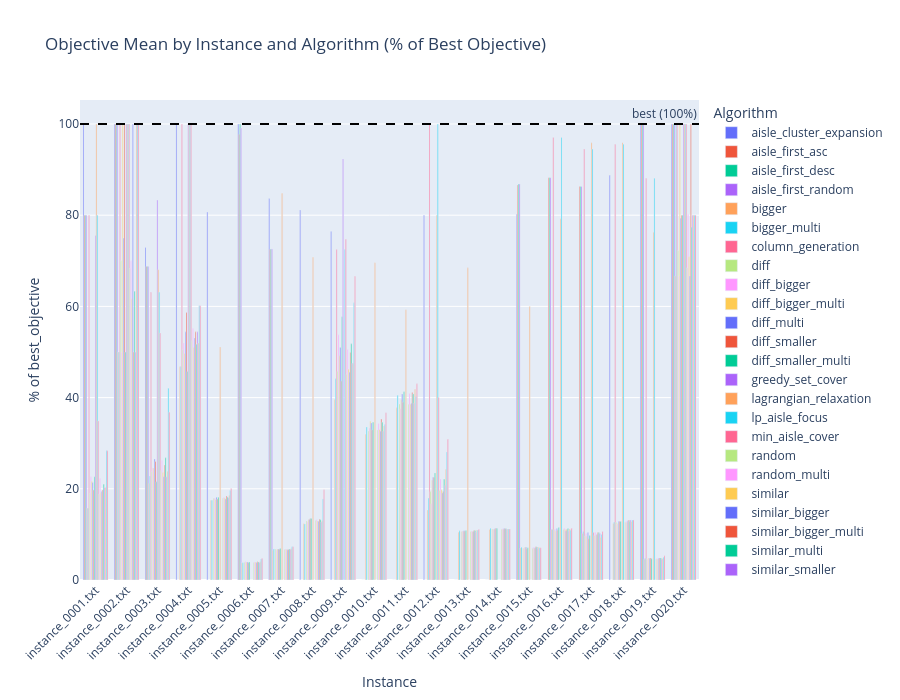

The notebook cell this image was saved under:
### Code cell
# Objective Mean as % of Best Objective

objective_plot = (
    df.pivot_table(
        index='instance',
        columns='algorithm',
        values='objective_mean',
        aggfunc='mean'
    )
    .sort_index()
    .fillna(0)
)

best_objective_by_instance = (
    df[['instance', 'best_objective']]
    .drop_duplicates(subset='instance')
    .set_index('instance')['best_objective']
)

objective_pct_plot = objective_plot.div(best_objective_by_instance, axis=0) * 100
objective_pct_plot = objective_pct_plot.replace([float('inf'), -float('inf')], 0).fillna(0)

fig = go.Figure()
for algo in objective_pct_plot.columns:
    fig.add_trace(go.Bar(
        name=algo,
        x=objective_pct_plot.index,
        y=objective_pct_plot[algo],
        hovertemplate=f'<b>{algo}</b><br>Instance: %{{x}}<br>%{{y:.1f}}% of best<extra></extra>'
    ))

fig.add_hline(y=100, line_dash='dash', line_color='black', annotation_text='best (100%)')

fig.update_layout(
    barmode='group',
    title='Objective Mean by Instance and Algorithm (% of Best Objective)',
    xaxis_title='Instance',
    yaxis_title='% of best_objective',
    legend_title='Algorithm',
    height=700,
    xaxis_tickangle=-45,
)
fig.show()

### Figure 1 — Plotly figure (JSON) as saved in the notebook; plotly's stock layout.template omitted (floating-point values rounded to 4 significant figures)
{"data": [{"hovertemplate": "<b>aisle_cluster_expansion</b><br>Instance: %{x}<br>%{y:.1f}% of best<extra></extra>", "name": "aisle_cluster_expansion", "type": "bar", "x": ["instance_0001.txt", "instance_0002.txt", "instance_0003.txt", "instance_0004.txt", "instance_0005.txt", "instance_0006.txt", "instance_0007.txt", "instance_0008.txt", "instance_0009.txt", "instance_0010.txt", "instance_0011.txt", "instance_0012.txt", "instance_0013.txt", "instance_0014.txt", "instance_0015.txt", "instance_0016.txt", "instance_0017.txt", "instance_0018.txt", "instance_0019.txt", "instance_0020.txt"], "y": [100.0, 100.0, 72.92, 100.0, 80.67, 100.0, 83.68, 81.13, 76.42, 0.0, 0.0, 80.0, 0.0, 0.0, 80.19, 0.0, 0.0, 88.74, 100.0, 100.0]}, {"hovertemplate": "<b>aisle_first_asc</b><br>Instance: %{x}<br>%{y:.1f}% of best<extra></extra>", "name": "aisle_first_asc", "type": "bar", "x": ["instance_0001.txt", "instance_0002.txt", "instance_0003.txt", "instance_0004.txt", "instance_0005.txt", "instance_0006.txt", "instance_0007.txt", "instance_0008.txt", "instance_0009.txt", "instance_0010.txt", "instance_0011.txt", "instance_0012.txt", "instance_0013.txt", "instance_0014.txt", "instance_0015.txt", "instance_0016.txt", "instance_0017.txt", "instance_0018.txt", "instance_0019.txt", "instance_0020.txt"], "y": [80.0, 100.0, 68.75, 0.0, 0.0, 97.68, 72.45, 0.0, 0.0, 0.0, 0.0, 0.0, 0.0, 0.0, 86.61, 88.24, 86.3, 0.0, 100.0, 100.0]}, {"hovertemplate": "<b>aisle_first_desc</b><br>Instance: %{x}<br>%{y:.1f}% of best<extra></extra>", "name": "aisle_first_desc", "type": "bar", "x": ["instance_0001.txt", "instance_0002.txt", "instance_0003.txt", "instance_0004.txt", "instance_0005.txt", "instance_0006.txt", "instance_0007.txt", "instance_0008.txt", "instance_0009.txt", "instance_0010.txt", "instance_0011.txt", "instance_0012.txt", "instance_0013.txt", "instance_0014.txt", "instance_0015.txt", "instance_0016.txt", "instance_0017.txt", "instance_0018.txt", "instance_0019.txt", "instance_0020.txt"], "y": [80.0, 100.0, 68.75, 0.0, 0.0, 100.0, 72.61, 0.0, 0.0, 0.0, 0.0, 0.0, 0.0, 0.0, 86.83, 88.24, 86.3, 0.0, 100.0, 100.0]}, {"hovertemplate": "<b>aisle_first_random</b><br>Instance: %{x}<br>%{y:.1f}% of best<extra></extra>", "name": "aisle_first_random", "type": "bar", "x": ["instance_0001.txt", "instance_0002.txt", "instance_0003.txt", "instance_0004.txt", "instance_0005.txt", "instance_0006.txt", "instance_0007.txt", "instance_0008.txt", "instance_0009.txt", "instance_0010.txt", "instance_0011.txt", "instance_0012.txt", "instance_0013.txt", "instance_0014.txt", "instance_0015.txt", "instance_0016.txt", "instance_0017.txt", "instance_0018.txt", "instance_0019.txt", "instance_0020.txt"], "y": [80.0, 100.0, 68.75, 0.0, 0.0, 99.13, 72.61, 0.0, 0.0, 0.0, 0.0, 0.0, 0.0, 0.0, 86.83, 88.24, 86.3, 0.0, 100.0, 100.0]}, {"hovertemplate": "<b>bigger</b><br>Instance: %{x}<br>%{y:.1f}% of best<extra></extra>", "name": "bigger", "type": "bar", "x": ["instance_0001.txt", "instance_0002.txt", "instance_0003.txt", "instance_0004.txt", "instance_0005.txt", "instance_0006.txt", "instance_0007.txt", "instance_0008.txt", "instance_0009.txt", "instance_0010.txt", "instance_0011.txt", "instance_0012.txt", "instance_0013.txt", "instance_0014.txt", "instance_0015.txt", "instance_0016.txt", "instance_0017.txt", "instance_0018.txt", "instance_0019.txt", "instance_0020.txt"], "y": [15.71, 50.0, 21.14, 46.75, 17.52, 3.755, 6.452, 12.35, 39.56, 31.97, 37.75, 15.34, 10.47, 11.1, 7.039, 11.06, 10.2, 12.39, 4.537, 66.67]}, {"hovertemplate": "<b>bigger_multi</b><br>Instance: %{x}<br>%{y:.1f}% of best<extra></extra>", "name": "bigger_multi", "type": "bar", "x": ["instance_0001.txt", "instance_0002.txt", "instance_0003.txt", "instance_0004.txt", "instance_0005.txt", "instance_0006.txt", "instance_0007.txt", "instance_0008.txt", "instance_0009.txt", "instance_0010.txt", "instance_0011.txt", "instance_0012.txt", "instance_0013.txt", "instance_0014.txt", "instance_0015.txt", "instance_0016.txt", "instance_0017.txt", "instance_0018.txt", "instance_0019.txt", "instance_0020.txt"], "y": [15.71, 50.0, 22.81, 46.75, 17.52, 3.806, 6.811, 12.26, 44.12, 33.54, 40.53, 17.98, 10.79, 11.36, 7.183, 11.06, 10.65, 12.69, 4.755, 100.0]}, {"hovertemplate": "<b>column_generation</b><br>Instance: %{x}<br>%{y:.1f}% of best<extra></extra>", "name": "column_generation", "type": "bar", "x": ["instance_0001.txt", "instance_0002.txt", "instance_0003.txt", "instance_0004.txt", "instance_0005.txt", "instance_0006.txt", "instance_0007.txt", "instance_0008.txt", "instance_0009.txt", "instance_0010.txt", "instance_0011.txt", "instance_0012.txt", "instance_0013.txt", "instance_0014.txt", "instance_0015.txt", "instance_0016.txt", "instance_0017.txt", "instance_0018.txt", "instance_0019.txt", "instance_0020.txt"], "y": [80.0, 100.0, 63.1, 100.0, 0.0, 0.0, 0.0, 0.0, 72.45, 0.0, 0.0, 100.0, 0.0, 0.0, 0.0, 97.06, 94.52, 95.56, 88.12, 100.0]}, {"hovertemplate": "<b>diff</b><br>Instance: %{x}<br>%{y:.1f}% of best<extra></extra>", "name": "diff", "type": "bar", "x": ["instance_0001.txt", "instance_0002.txt", "instance_0003.txt", "instance_0004.txt", "instance_0005.txt", "instance_0006.txt", "instance_0007.txt", "instance_0008.txt", "instance_0009.txt", "instance_0010.txt", "instance_0011.txt", "instance_0012.txt", "instance_0013.txt", "instance_0014.txt", "instance_0015.txt", "instance_0016.txt", "instance_0017.txt", "instance_0018.txt", "instance_0019.txt", "instance_0020.txt"], "y": [18.97, 70.0, 23.76, 50.52, 17.95, 3.896, 6.717, 12.94, 45.79, 32.68, 38.61, 19.39, 10.65, 11.16, 6.956, 11.04, 9.68, 12.62, 4.628, 72.22]}, {"hovertemplate": "<b>diff_bigger</b><br>Instance: %{x}<br>%{y:.1f}% of best<extra></extra>", "name": "diff_bigger", "type": "bar", "x": ["instance_0001.txt", "instance_0002.txt", "instance_0003.txt", "instance_0004.txt", "instance_0005.txt", "instance_0006.txt", "instance_0007.txt", "instance_0008.txt", "instance_0009.txt", "instance_0010.txt", "instance_0011.txt", "instance_0012.txt", "instance_0013.txt", "instance_0014.txt", "instance_0015.txt", "instance_0016.txt", "instance_0017.txt", "instance_0018.txt", "instance_0019.txt", "instance_0020.txt"], "y": [22.67, 50.0, 24.54, 51.95, 17.9, 4.052, 6.627, 12.82, 53.77, 33.34, 37.56, 16.74, 10.7, 11.07, 7.019, 11.06, 10.2, 12.24, 4.666, 66.67]}, {"hovertemplate": "<b>diff_bigger_multi</b><br>Instance: %{x}<br>%{y:.1f}% of best<extra></extra>", "name": "diff_bigger_multi", "type": "bar", "x": ["instance_0001.txt", "instance_0002.txt", "instance_0003.txt", "instance_0004.txt", "instance_0005.txt", "instance_0006.txt", "instance_0007.txt", "instance_0008.txt", "instance_0009.txt", "instance_0010.txt", "instance_0011.txt", "instance_0012.txt", "instance_0013.txt", "instance_0014.txt", "instance_0015.txt", "instance_0016.txt", "instance_0017.txt", "instance_0018.txt", "instance_0019.txt", "instance_0020.txt"], "y": [21.59, 100.0, 24.54, 49.69, 17.65, 3.966, 6.811, 13.2, 49.16, 34.82, 39.51, 21.85, 10.67, 11.18, 7.225, 10.76, 9.589, 12.39, 4.801, 100.0]}, {"hovertemplate": "<b>diff_multi</b><br>Instance: %{x}<br>%{y:.1f}% of best<extra></extra>", "name": "diff_multi", "type": "bar", "x": ["instance_0001.txt", "instance_0002.txt", "instance_0003.txt", "instance_0004.txt", "instance_0005.txt", "instance_0006.txt", "instance_0007.txt", "instance_0008.txt", "instance_0009.txt", "instance_0010.txt", "instance_0011.txt", "instance_0012.txt", "instance_0013.txt", "instance_0014.txt", "instance_0015.txt", "instance_0016.txt", "instance_0017.txt", "instance_0018.txt", "instance_0019.txt", "instance_0020.txt"], "y": [21.41, 75.0, 26.55, 54.43, 18.14, 3.941, 6.812, 13.27, 51.0, 34.45, 40.8, 22.55, 10.81, 11.22, 7.17, 11.31, 10.42, 12.91, 4.786, 79.33]}, {"hovertemplate": "<b>diff_smaller</b><br>Instance: %{x}<br>%{y:.1f}% of best<extra></extra>", "name": "diff_smaller", "type": "bar", "x": ["instance_0001.txt", "instance_0002.txt", "instance_0003.txt", "instance_0004.txt", "instance_0005.txt", "instance_0006.txt", "instance_0007.txt", "instance_0008.txt", "instance_0009.txt", "instance_0010.txt", "instance_0011.txt", "instance_0012.txt", "instance_0013.txt", "instance_0014.txt", "instance_0015.txt", "instance_0016.txt", "instance_0017.txt", "instance_0018.txt", "instance_0019.txt", "instance_0020.txt"], "y": [19.71, 100.0, 25.98, 58.65, 17.78, 3.806, 6.764, 13.41, 43.56, 32.91, 39.01, 22.48, 10.61, 11.27, 6.862, 10.91, 9.046, 12.85, 4.849, 80.0]}, {"hovertemplate": "<b>diff_smaller_multi</b><br>Instance: %{x}<br>%{y:.1f}% of best<extra></extra>", "name": "diff_smaller_multi", "type": "bar", "x": ["instance_0001.txt", "instance_0002.txt", "instance_0003.txt", "instance_0004.txt", "instance_0005.txt", "instance_0006.txt", "instance_0007.txt", "instance_0008.txt", "instance_0009.txt", "instance_0010.txt", "instance_0011.txt", "instance_0012.txt", "instance_0013.txt", "instance_0014.txt", "instance_0015.txt", "instance_0016.txt", "instance_0017.txt", "instance_0018.txt", "instance_0019.txt", "instance_0020.txt"], "y": [22.67, 50.0, 21.54, 45.71, 18.17, 3.966, 6.907, 13.51, 57.74, 34.59, 41.28, 23.48, 10.88, 11.27, 7.079, 11.53, 9.785, 12.85, 4.666, 80.0]}, {"hovertemplate": "<b>greedy_set_cover</b><br>Instance: %{x}<br>%{y:.1f}% of best<extra></extra>", "name": "greedy_set_cover", "type": "bar", "x": ["instance_0001.txt", "instance_0002.txt", "instance_0003.txt", "instance_0004.txt", "instance_0005.txt", "instance_0006.txt", "instance_0007.txt", "instance_0008.txt", "instance_0009.txt", "instance_0010.txt", "instance_0011.txt", "instance_0012.txt", "instance_0013.txt", "instance_0014.txt", "instance_0015.txt", "instance_0016.txt", "instance_0017.txt", "instance_0018.txt", "instance_0019.txt", "instance_0020.txt"], "y": [75.56, 100.0, 83.33, 100.0, 0.0, 0.0, 0.0, 0.0, 92.31, 0.0, 0.0, 0.0, 0.0, 0.0, 0.0, 0.0, 0.0, 0.0, 0.0, 100.0]}, {"hovertemplate": "<b>lagrangian_relaxation</b><br>Instance: %{x}<br>%{y:.1f}% of best<extra></extra>", "name": "lagrangian_relaxation", "type": "bar", "x": ["instance_0001.txt", "instance_0002.txt", "instance_0003.txt", "instance_0004.txt", "instance_0005.txt", "instance_0006.txt", "instance_0007.txt", "instance_0008.txt", "instance_0009.txt", "instance_0010.txt", "instance_0011.txt", "instance_0012.txt", "instance_0013.txt", "instance_0014.txt", "instance_0015.txt", "instance_0016.txt", "instance_0017.txt", "instance_0018.txt", "instance_0019.txt", "instance_0020.txt"], "y": [100.0, 100.0, 68.06, 100.0, 51.1, 0.0, 84.83, 70.76, 0.0, 69.56, 59.29, 80.0, 68.47, 0.0, 59.96, 79.22, 95.89, 95.9, 76.24, 100.0]}, {"hovertemplate": "<b>lp_aisle_focus</b><br>Instance: %{x}<br>%{y:.1f}% of best<extra></extra>", "name": "lp_aisle_focus", "type": "bar", "x": ["instance_0001.txt", "instance_0002.txt", "instance_0003.txt", "instance_0004.txt", "instance_0005.txt", "instance_0006.txt", "instance_0007.txt", "instance_0008.txt", "instance_0009.txt", "instance_0010.txt", "instance_0011.txt", "instance_0012.txt", "instance_0013.txt", "instance_0014.txt", "instance_0015.txt", "instance_0016.txt", "instance_0017.txt", "instance_0018.txt", "instance_0019.txt", "instance_0020.txt"], "y": [80.0, 100.0, 63.1, 100.0, 0.0, 0.0, 0.0, 0.0, 72.45, 0.0, 0.0, 100.0, 0.0, 0.0, 0.0, 97.06, 94.52, 95.56, 88.12, 100.0]}, {"hovertemplate": "<b>min_aisle_cover</b><br>Instance: %{x}<br>%{y:.1f}% of best<extra></extra>", "name": "min_aisle_cover", "type": "bar", "x": ["instance_0001.txt", "instance_0002.txt", "instance_0003.txt", "instance_0004.txt", "instance_0005.txt", "instance_0006.txt", "instance_0007.txt", "instance_0008.txt", "instance_0009.txt", "instance_0010.txt", "instance_0011.txt", "instance_0012.txt", "instance_0013.txt", "instance_0014.txt", "instance_0015.txt", "instance_0016.txt", "instance_0017.txt", "instance_0018.txt", "instance_0019.txt", "instance_0020.txt"], "y": [34.87, 100.0, 54.17, 100.0, 0.0, 0.0, 0.0, 0.0, 74.72, 0.0, 0.0, 40.0, 0.0, 0.0, 0.0, 0.0, 10.42, 0.0, 0.0, 100.0]}, {"hovertemplate": "<b>random</b><br>Instance: %{x}<br>%{y:.1f}% of best<extra></extra>", "name": "random", "type": "bar", "x": ["instance_0001.txt", "instance_0002.txt", "instance_0003.txt", "instance_0004.txt", "instance_0005.txt", "instance_0006.txt", "instance_0007.txt", "instance_0008.txt", "instance_0009.txt", "instance_0010.txt", "instance_0011.txt", "instance_0012.txt", "instance_0013.txt", "instance_0014.txt", "instance_0015.txt", "instance_0016.txt", "instance_0017.txt", "instance_0018.txt", "instance_0019.txt", "instance_0020.txt"], "y": [18.8, 68.33, 23.95, 52.46, 17.94, 3.853, 6.716, 13.05, 45.13, 32.92, 38.54, 19.62, 10.64, 11.15, 6.987, 11.08, 9.78, 12.68, 4.628, 68.44]}, {"hovertemplate": "<b>random_multi</b><br>Instance: %{x}<br>%{y:.1f}% of best<extra></extra>", "name": "random_multi", "type": "bar", "x": ["instance_0001.txt", "instance_0002.txt", "instance_0003.txt", "instance_0004.txt", "instance_0005.txt", "instance_0006.txt", "instance_0007.txt", "instance_0008.txt", "instance_0009.txt", "instance_0010.txt", "instance_0011.txt", "instance_0012.txt", "instance_0013.txt", "instance_0014.txt", "instance_0015.txt", "instance_0016.txt", "instance_0017.txt", "instance_0018.txt", "instance_0019.txt", "instance_0020.txt"], "y": [22.24, 70.0, 26.19, 55.15, 18.09, 3.971, 6.785, 13.2, 50.55, 34.31, 40.89, 22.12, 10.74, 11.24, 7.181, 11.37, 10.5, 12.86, 4.768, 80.22]}, {"hovertemplate": "<b>similar</b><br>Instance: %{x}<br>%{y:.1f}% of best<extra></extra>", "name": "similar", "type": "bar", "x": ["instance_0001.txt", "instance_0002.txt", "instance_0003.txt", "instance_0004.txt", "instance_0005.txt", "instance_0006.txt", "instance_0007.txt", "instance_0008.txt", "instance_0009.txt", "instance_0010.txt", "instance_0011.txt", "instance_0012.txt", "instance_0013.txt", "instance_0014.txt", "instance_0015.txt", "instance_0016.txt", "instance_0017.txt", "instance_0018.txt", "instance_0019.txt", "instance_0020.txt"], "y": [19.14, 61.67, 23.58, 50.99, 17.99, 3.873, 6.697, 12.91, 46.22, 32.97, 38.52, 19.81, 10.63, 11.14, 6.961, 11.03, 9.788, 12.69, 4.626, 70.89]}, {"hovertemplate": "<b>similar_bigger</b><br>Instance: %{x}<br>%{y:.1f}% of best<extra></extra>", "name": "similar_bigger", "type": "bar", "x": ["instance_0001.txt", "instance_0002.txt", "instance_0003.txt", "instance_0004.txt", "instance_0005.txt", "instance_0006.txt", "instance_0007.txt", "instance_0008.txt", "instance_0009.txt", "instance_0010.txt", "instance_0011.txt", "instance_0012.txt", "instance_0013.txt", "instance_0014.txt", "instance_0015.txt", "instance_0016.txt", "instance_0017.txt", "instance_0018.txt", "instance_0019.txt", "instance_0020.txt"], "y": [19.42, 100.0, 22.65, 53.06, 17.78, 3.832, 6.627, 12.91, 45.58, 32.6, 38.77, 19.08, 10.64, 11.3, 7.079, 10.76, 9.989, 13.01, 4.755, 66.67]}, {"hovertemplate": "<b>similar_bigger_multi</b><br>Instance: %{x}<br>%{y:.1f}% of best<extra></extra>", "name": "similar_bigger_multi", "type": "bar", "x": ["instance_0001.txt", "instance_0002.txt", "instance_0003.txt", "instance_0004.txt", "instance_0005.txt", "instance_0006.txt", "instance_0007.txt", "instance_0008.txt", "instance_0009.txt", "instance_0010.txt", "instance_0011.txt", "instance_0012.txt", "instance_0013.txt", "instance_0014.txt", "instance_0015.txt", "instance_0016.txt", "instance_0017.txt", "instance_0018.txt", "instance_0019.txt", "instance_0020.txt"], "y": [19.71, 50.0, 25.24, 54.42, 18.44, 3.995, 6.672, 13.31, 49.88, 35.31, 41.14, 19.42, 10.85, 11.24, 7.289, 11.06, 10.42, 13.18, 4.801, 100.0]}, {"hovertemplate": "<b>similar_multi</b><br>Instance: %{x}<br>%{y:.1f}% of best<extra></extra>", "name": "similar_multi", "type": "bar", "x": ["instance_0001.txt", "instance_0002.txt", "instance_0003.txt", "instance_0004.txt", "instance_0005.txt", "instance_0006.txt", "instance_0007.txt", "instance_0008.txt", "instance_0009.txt", "instance_0010.txt", "instance_0011.txt", "instance_0012.txt", "instance_0013.txt", "instance_0014.txt", "instance_0015.txt", "instance_0016.txt", "instance_0017.txt", "instance_0018.txt", "instance_0019.txt", "instance_0020.txt"], "y": [21.01, 63.33, 26.8, 51.69, 18.12, 3.946, 6.791, 13.21, 51.8, 34.61, 40.82, 22.09, 10.79, 11.25, 7.16, 11.31, 10.35, 12.81, 4.807, 77.33]}, {"hovertemplate": "<b>similar_smaller</b><br>Instance: %{x}<br>%{y:.1f}% of best<extra></extra>", "name": "similar_smaller", "type": "bar", "x": ["instance_0001.txt", "instance_0002.txt", "instance_0003.txt", "instance_0004.txt", "instance_0005.txt", "instance_0006.txt", "instance_0007.txt", "instance_0008.txt", "instance_0009.txt", "instance_0010.txt", "instance_0011.txt", "instance_0012.txt", "instance_0013.txt", "instance_0014.txt", "instance_0015.txt", "instance_0016.txt", "instance_0017.txt", "instance_0018.txt", "instance_0019.txt", "instance_0020.txt"], "y": [20.3, 50.0, 22.65, 54.42, 18.04, 3.832, 6.717, 12.72, 47.45, 32.6, 38.77, 20.7, 10.47, 11.18, 6.901, 10.76, 10.2, 13.18, 4.579, 80.0]}, {"hovertemplate": "<b>similar_smaller_multi</b><br>Instance: %{x}<br>%{y:.1f}% of best<extra></extra>", "name": "similar_smaller_multi", "type": "bar", "x": ["instance_0001.txt", "instance_0002.txt", "instance_0003.txt", "instance_0004.txt", "instance_0005.txt", "instance_0006.txt", "instance_0007.txt", "instance_0008.txt", "instance_0009.txt", "instance_0010.txt", "instance_0011.txt", "instance_0012.txt", "instance_0013.txt", "instance_0014.txt", "instance_0015.txt", "instance_0016.txt", "instance_0017.txt", "instance_0018.txt", "instance_0019.txt", "instance_0020.txt"], "y": [20.3, 100.0, 23.87, 51.95, 18.58, 3.995, 6.858, 13.01, 47.45, 33.79, 41.85, 24.21, 10.97, 11.18, 7.204, 11.21, 9.401, 12.85, 4.71, 80.0]}, {"hovertemplate": "<b>smaller</b><br>Instance: %{x}<br>%{y:.1f}% of best<extra></extra>", "name": "smaller", "type": "bar", "x": ["instance_0001.txt", "instance_0002.txt", "instance_0003.txt", "instance_0004.txt", "instance_0005.txt", "instance_0006.txt", "instance_0007.txt", "instance_0008.txt", "instance_0009.txt", "instance_0010.txt", "instance_0011.txt", "instance_0012.txt", "instance_0013.txt", "instance_0014.txt", "instance_0015.txt", "instance_0016.txt", "instance_0017.txt", "instance_0018.txt", "instance_0019.txt", "instance_0020.txt"], "y": [28.33, 100.0, 42.06, 60.15, 19.61, 4.617, 7.265, 17.78, 60.77, 34.12, 40.19, 28.1, 10.91, 11.18, 6.999, 10.91, 9.989, 13.18, 4.995, 80.0]}, {"hovertemplate": "<b>smaller_multi</b><br>Instance: %{x}<br>%{y:.1f}% of best<extra></extra>", "name": "smaller_multi", "type": "bar", "x": ["instance_0001.txt", "instance_0002.txt", "instance_0003.txt", "instance_0004.txt", "instance_0005.txt", "instance_0006.txt", "instance_0007.txt", "instance_0008.txt", "instance_0009.txt", "instance_0010.txt", "instance_0011.txt", "instance_0012.txt", "instance_0013.txt", "instance_0014.txt", "instance_0015.txt", "instance_0016.txt", "instance_0017.txt", "instance_0018.txt", "instance_0019.txt", "instance_0020.txt"], "y": [28.33, 100.0, 36.81, 60.15, 20.09, 4.694, 7.319, 19.8, 66.62, 36.7, 43.04, 30.85, 11.06, 11.18, 7.079, 11.37, 10.65, 13.18, 5.318, 80.0]}], "layout": {"annotations": [{"showarrow": false, "text": "best (100%)", "x": 1, "xanchor": "right", "xref": "x domain", "y": 100, "yanchor": "bottom", "yref": "y"}], "barmode": "group", "height": 700, "legend": {"title": {"text": "Algorithm"}}, "shapes": [{"line": {"color": "black", "dash": "dash"}, "type": "line", "x0": 0, "x1": 1, "xref": "x domain", "y0": 100, "y1": 100, "yref": "y"}], "title": {"text": "Objective Mean by Instance and Algorithm (% of Best Objective)"}, "xaxis": {"tickangle": -45, "title": {"text": "Instance"}}, "yaxis": {"title": {"text": "% of best_objective"}}}}
